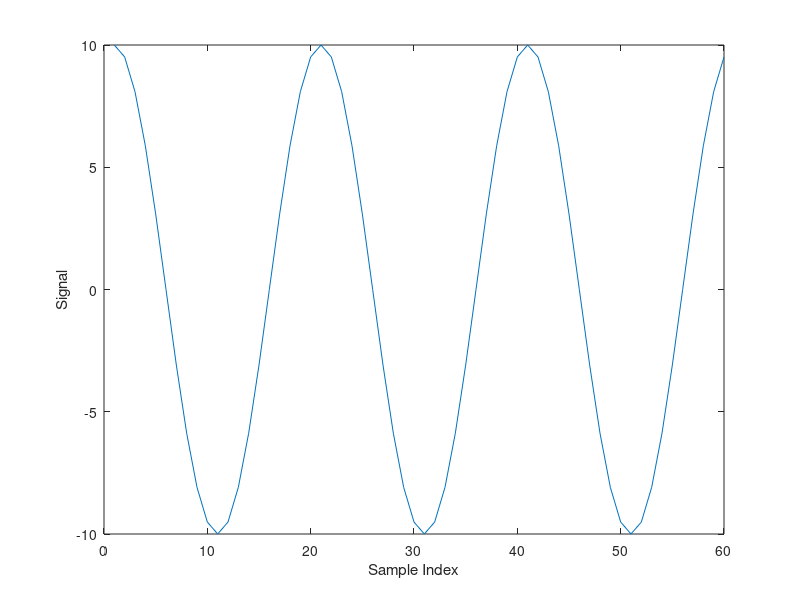
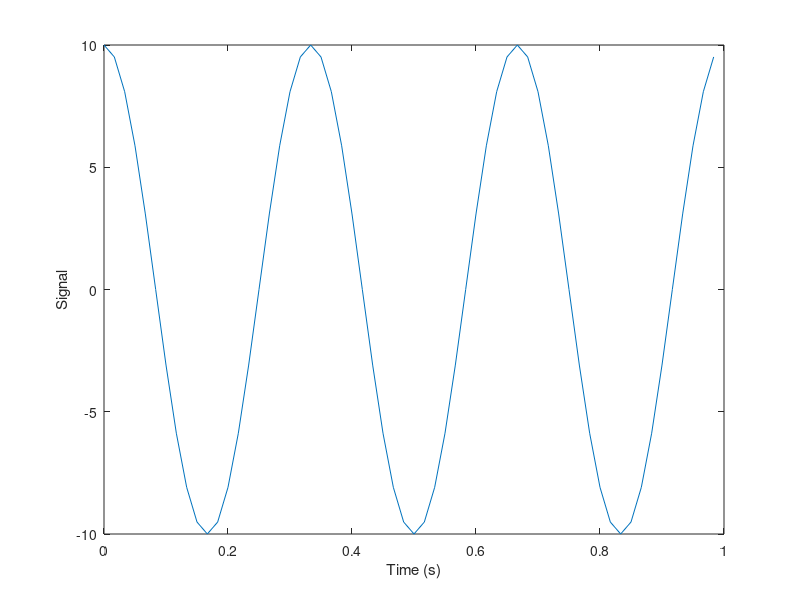
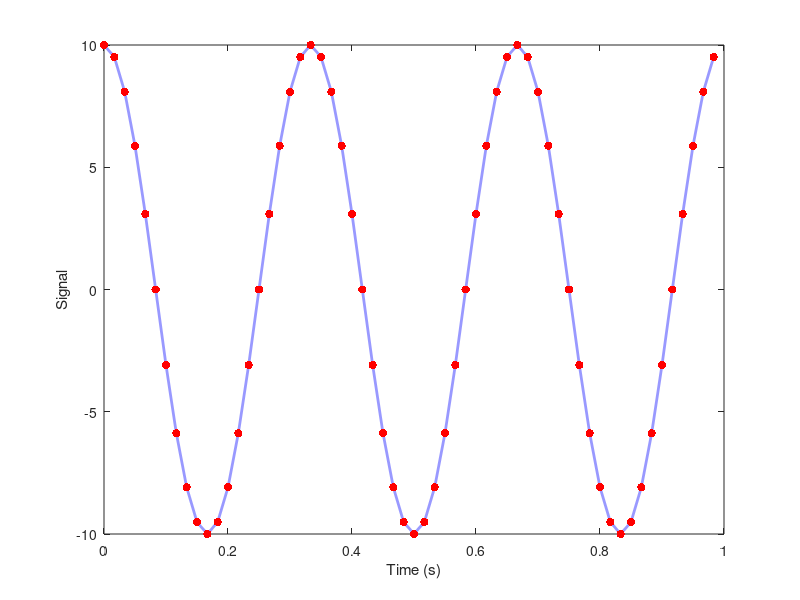
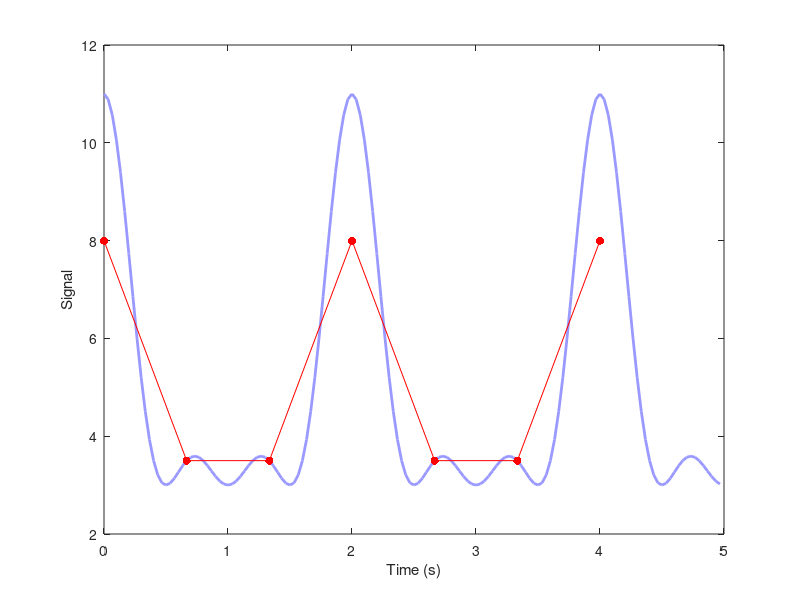

MATLAB code for these plots, in order:
%% Tutorial 1 - Sampling and Aliasing
% by Dominic Meads

clc;
clear all;
close all;
%% Example 1: High Sampling
% In this example we are going to plot a sinusoidal 
% signal and study the effect of sampling frequency

fmax = 3;               % max signal frequency
fs = 20*fmax;           % sampling frequency
Ts = 1/fs;              % sampling period
n = 0:1*fs-1;           % sample number
t = n*Ts;               % sampling instances
x = 10*cos(2*pi*3*t);

figure('Color', [1 1 1]);
plot(x);
xlabel('Sample Index');
ylabel('Signal');

figure('Color', [1 1 1]);
plot(t,x);
xlabel('Time (s)');
ylabel('Signal');

%% Example 2: Effects of Sampling
% Effects of reducing the sampling frequency

figure('Color', [1 1 1]);
h = plot(t,x);
set(h,'Linewidth',2);
set(h,'Color',[0.6 0.6 1]);
xlabel('Time (s)');
ylabel('Signal');
hold on;
h = plot(t,x,'.');
set(h,'Markersize',18);
set(h,'Color',[1 0 0]);

%% Example 3
% Effects of Aliasing

fmax = 1.5;               
fs = 20*fmax;           
Ts = 1/fs;              
n = 0:5*fs-1;           
t = n*Ts;               

x = 5 + 3*cos(2*pi*0.5*t) + 2*cos(1*pi*2*t) + 1*cos(2*pi*1.5*t);

figure('Color', [1 1 1]);
h = plot(t,x);
set(h,'Linewidth',2);
set(h,'Color',[0.6 0.6 1]);
xlabel('Time (s)');
ylabel('Signal');
hold on;

% undersample the signal, but LPF is applied first. 
fmax = 1.5;               
fs = 1.5;           
Ts = 1/fs;              
n = 0:5*fs-1;           
t = n*Ts;               
% all freuency components above 0.5*fs are removed
x1 = 5 + 3*cos(2*pi*0.5*t);

h = plot(t,x1,'.-');
set(h,'Markersize',18);
set(h,'Color',[1 0 0]);

% Sample signal at fs < 2*fmax
fmax = 1.5;               
fs = 1.5;           
Ts = 1/fs;              
n = 0:5*fs-1;           
t = n*Ts;               

x2 = 5 + 3*cos(2*pi*0.5*t) + 2*cos(1*pi*2*t) + 1*cos(2*pi*1.5*t);
figure('Color', [1 1 1]);
h = plot(t,x2);
set(h,'Linewidth',2);
set(h,'Color',[0 1 0]);
xlabel('Time (s)');
ylabel('Signal');


figure('Color', [1 1 1]);
h = plot(t,x2,'.-');
set(h,'Markersize',18);
set(h,'Color',[0 1 0]);
hold on;

% if we reconstruct the undersampled signal, it is not equal to x1. There
% is aliasing, which makes the reconstructed signal equal to x3.
fmax = 1.5;               
fs = 20*fmax;           
Ts = 1/fs;              
n = 0:5*fs-1;           
t = n*Ts;   
% reconstructed signal (some aliases add, some subtract, but overall a
% different signal than x1
x3 = 6 + 5*cos(2*pi*0.5*t);

h = plot(t,x3);
set(h,'Linewidth',2);
set(h,'Color',[0.6 0.6 1]);
xlabel('Time (s)');
ylabel('Signal');

%% Example 4: Real Signal
% Example with real world signal


% signal unavailable (no link)


% load icp.txt;
% figure('Color',[1 1 1]);
% icps = icp(10^4:10^4+1250); % segment
% fs = 125;
% t = (0:length(icps)-1)/fs;
% plot(t,icps);
% xlabel('Time (s)');
% ylabel('ICP (mmHg)');



